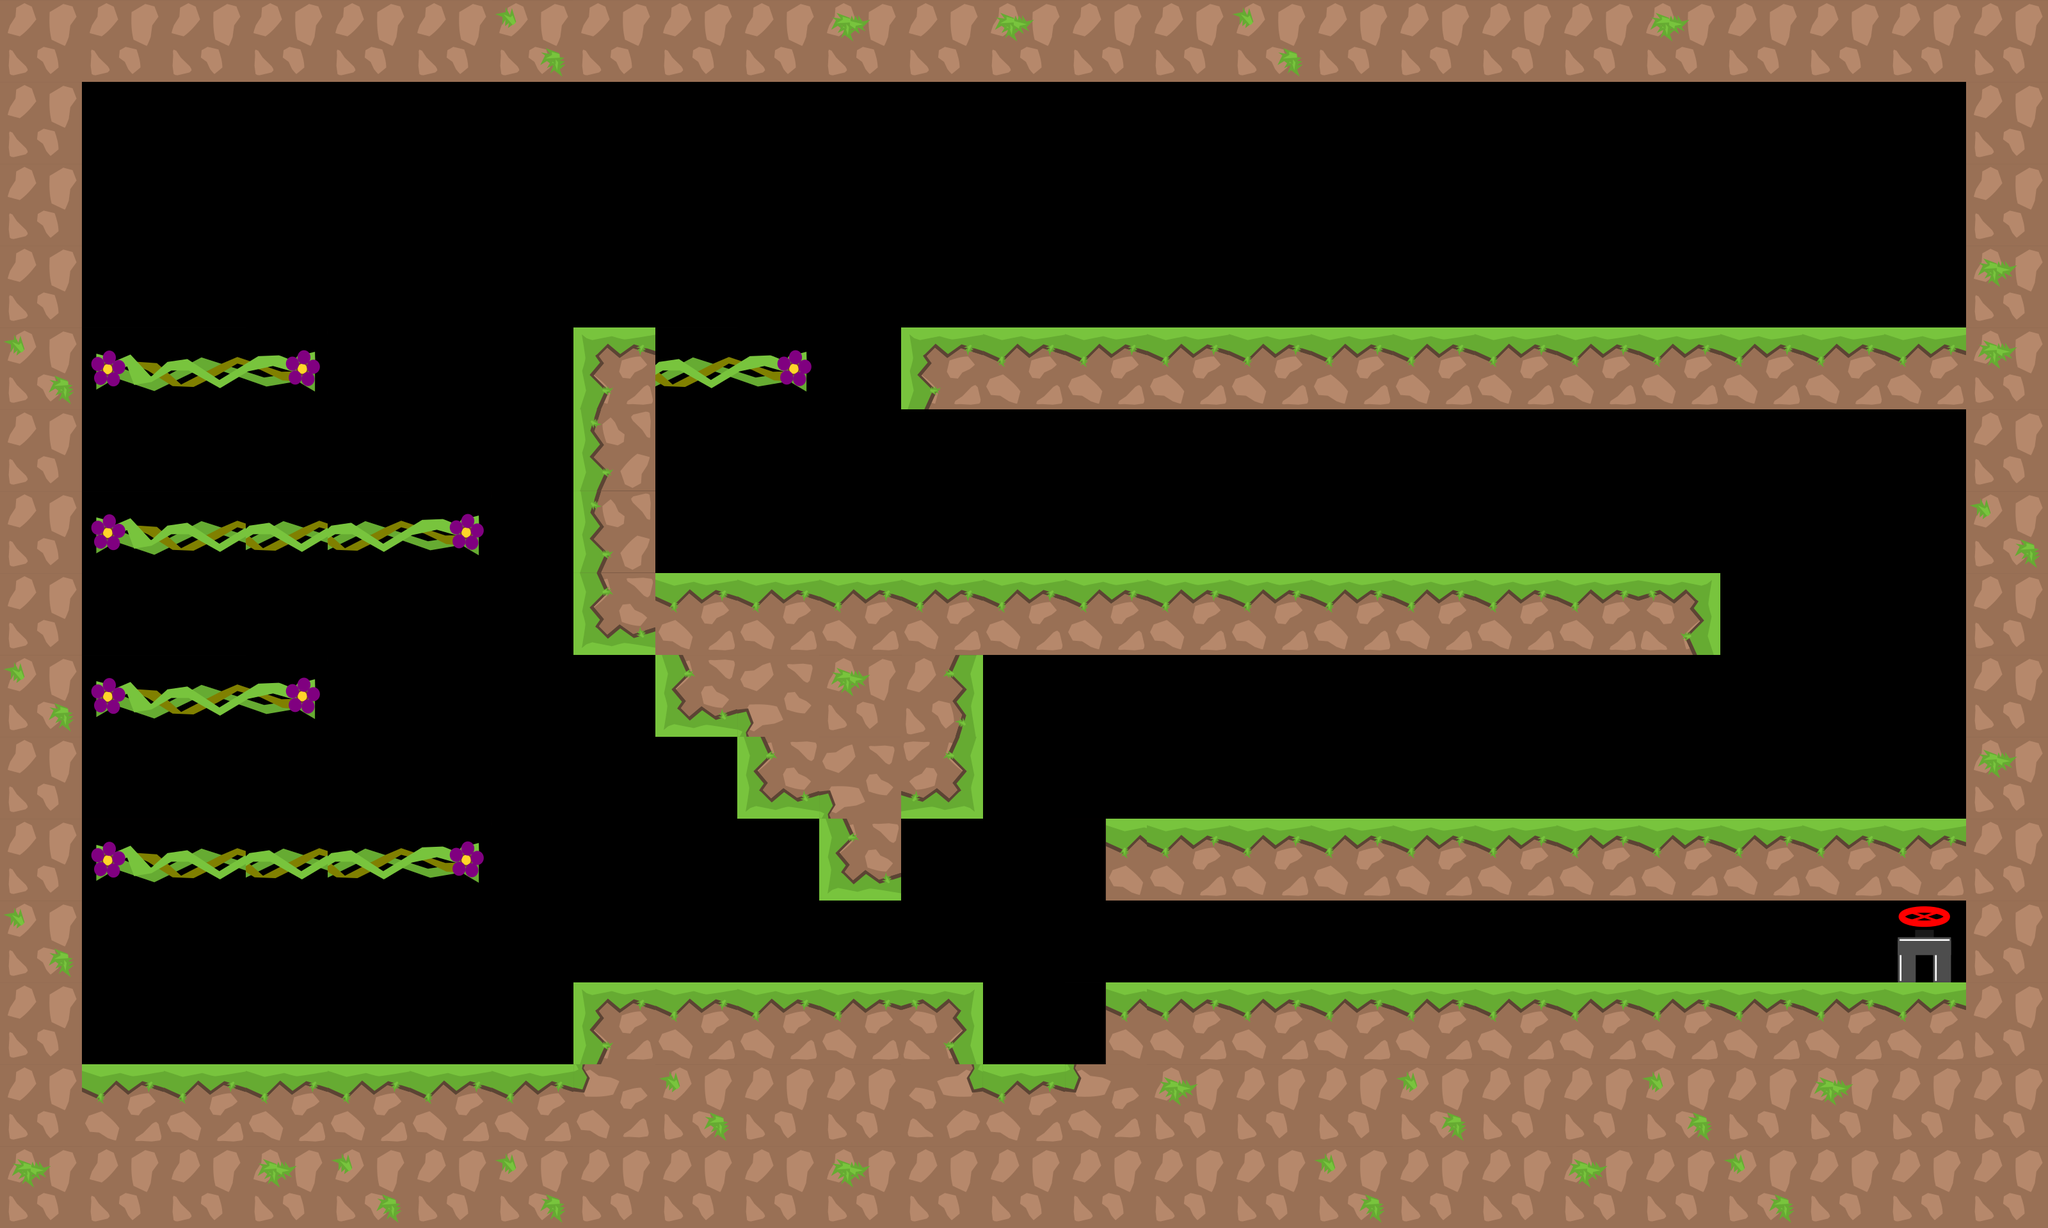

Tiled map render using the project's own tile images. Description and the map definition, with tile-layer contents summarised, below:
An orthogonal 25x15 tile map with 128x128 px tiles, 2 tile layers (graphics, oil), 3 tilesets and 33 objects.

<map version="1.0" tiledversion="1.1.1" orientation="orthogonal" renderorder="right-down" width="25" height="15" tilewidth="128" tileheight="128" infinite="0" nextobjectid="121">
 <tileset firstgid="1" source="tiles_128x128.tsx" />
 <tileset firstgid="37" source="tiles_oil_128x128.tsx" />
 <tileset firstgid="77" source="tiles_128x128_green.tsx" />
 <layer name="graphics" width="25" height="15">
  <data>[375 cells, 183 non-empty, 19 distinct tile ids]</data>
 </layer>
 <layer name="oil" width="25" height="15">
  <data>[375 cells, 0 non-empty, 0 distinct tile ids]</data>
 </layer>
 <objectgroup name="blocks">
  <object id="1" x="8" y="1664.63" width="3196" height="247.372" />
  <object id="2" x="3072" y="4" width="112" height="1696" />
  <object id="3" x="64" y="52" width="64" height="1684" />
  <object id="4" x="8" y="4" width="3172" height="120" />
  <object id="60" x="1727.34" y="1280" width="1368.88" height="127.607" />
  <object id="100" x="896" y="1536" width="640" height="128" />
  <object id="102" x="1728" y="1536" width="1472" height="128" />
  <object id="107" x="1409.09" y="512.121" width="1664" height="128" />
  <object id="108" x="896" y="896" width="1792" height="128" />
  <object id="109" x="896" y="512" width="128" height="384" />
  <object id="117" x="1024" y="1024" width="128" height="128" />
  <object id="118" x="1152" y="1152" width="128" height="128" />
  <object id="119" x="1280" y="1280" width="128" height="128" />
  <object id="120" x="1408" y="1024" width="128" height="256" />
 </objectgroup>
 <objectgroup name="slope" />
 <objectgroup name="passBlock">
  <object id="55" x="156.289" y="1326.59" width="581.197" height="46" />
  <object id="104" x="157.622" y="1070.59" width="327.697" height="46" />
  <object id="105" x="165.622" y="817.254" width="571.697" height="46" />
  <object id="106" x="162.955" y="555.92" width="327.697" height="46" />
  <object id="116" x="1024.95" y="555.92" width="233.697" height="46" />
 </objectgroup>
 <objectgroup name="flowers">
  <object id="24" x="2905.09" y="348.247" width="69.697" height="69.697">
   <ellipse />
  </object>
  <object id="74" x="256.97" y="672.853" width="69.697" height="69.697">
   <ellipse />
  </object>
  <object id="75" x="1883.88" y="345.216" width="69.697" height="69.697">
   <ellipse />
  </object>
  <object id="76" x="1580.85" y="1217.95" width="69.697" height="69.697">
   <ellipse />
  </object>
  <object id="78" x="1753.58" y="1057.34" width="69.697" height="69.697">
   <ellipse />
  </object>
  <object id="79" x="2005.1" y="1057.34" width="69.697" height="69.697">
   <ellipse />
  </object>
  <object id="80" x="917.217" y="378.55" width="69.697" height="69.697">
   <ellipse />
  </object>
  <object id="83" x="652.489" y="674.671" width="69.697" height="69.697">
   <ellipse />
  </object>
  <object id="111" x="228.489" y="374.671" width="69.697" height="69.697">
   <ellipse />
  </object>
  <object id="112" x="1877.22" y="734.55" width="69.697" height="69.697">
   <ellipse />
  </object>
  <object id="113" x="2953.22" y="734.55" width="69.697" height="69.697">
   <ellipse />
  </object>
  <object id="114" x="1600.97" y="1559.4" width="69.697" height="69.697">
   <ellipse />
  </object>
 </objectgroup>
 <objectgroup name="end">
  <object id="44" x="2962.83" y="1418.25" width="93" height="95">
   <ellipse />
  </object>
 </objectgroup>
 <objectgroup name="pushBlocks">
  <object id="46" x="2688.16" y="384.427" width="124.667" height="124.667" />
 </objectgroup>
 <objectgroup name="damage" />
</map>
